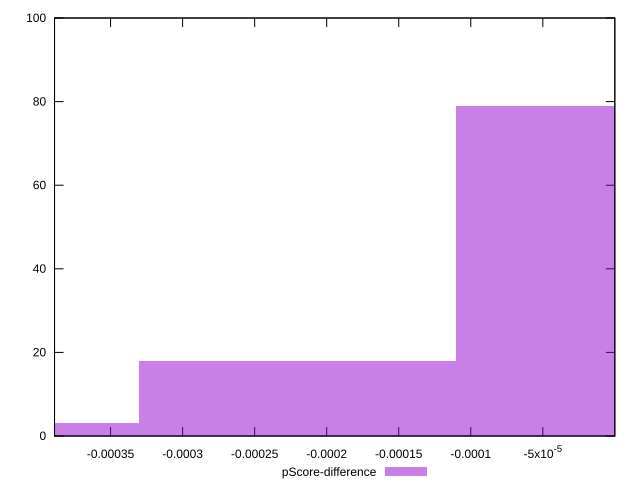

Source code (gnuplot):
reset

$pScoreDifference <<EOF
-0.00022027222972572557 18
0 79
-0.00044054445945145113 3
EOF

set key outside below
set boxwidth 0.00022027222972572557
set xrange [-0.0003888839121699572:-3.5865703518211944e-8]
set yrange [0:100]
set trange [0:100]
set style fill transparent solid 0.5 noborder
set terminal svg size 640, 490 enhanced background rgb 'white'
set output "reports/report_00031_2021-02-24T23-18-18.084Z/max-potential-fid/samples/card/pScore-difference/histogram.svg"

plot $pScoreDifference title "pScore-difference" with boxes

reset
